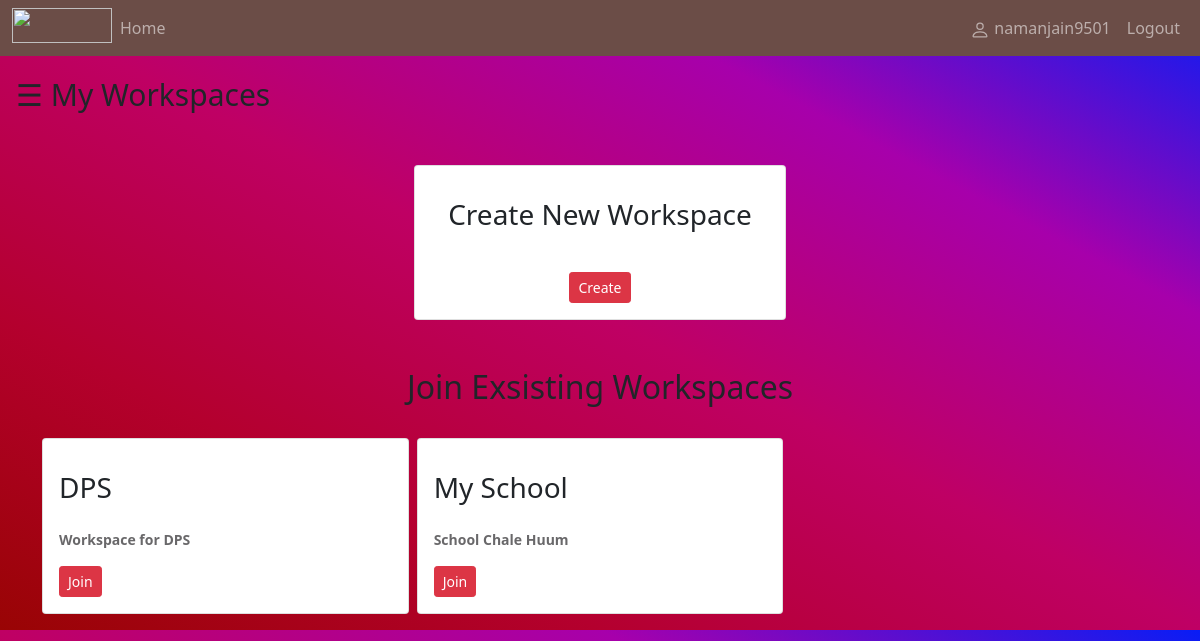
Page /front/ (signed in) on the earlier database version.
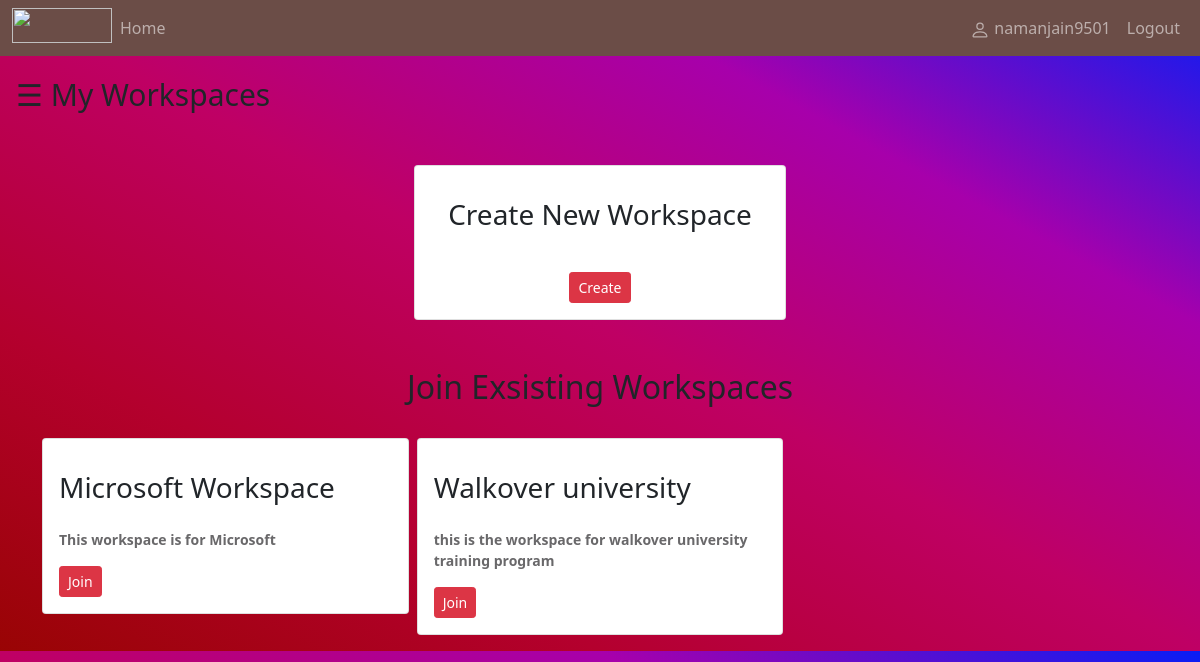
Same page on the later database version.
### docplatform/models.py (models this page shows, shortened)
class Workspace(models.Model):
    name =  models.CharField(max_length=100)
    admin = models.ForeignKey(settings.AUTH_USER_MODEL, on_delete=models.CASCADE, related_name='+')
    desc = models.TextField()

### docplatform/views.py (the view)
# urls.py: path('front/', views.front, name="front"),
def front(request):
    workspace_list = Workspace.objects.all()
    workspace_joined = request.user.workspace
    return render(request,'front.html', {'workspace_list':workspace_list,'workspace_joined':workspace_joined})

### docplatform/models.py (called while the page is built)
    def __str__(self):
        return self.username

### docplatform/templates/front.html (shortened to what this page needs)
{% extends 'base2.html' %}
{% block content %}
<div id="main">
    <span style="font-size:30px;cursor:pointer" onclick="openNav()">&#9776; My Workspaces</span>
<div class="container mt-5">
    <div class="row g-2">
        <center>
        <div class="col-md-4">
            <div class="card p-3">
                    <h3 class="mt-3 text-truncate">Create New Workspace</h3>
                    <div class="d-block mt-3"> <a href="{% url 'create' %}" class=" btn btn-danger btn-sm btn-block">Create</a> </div>
                </div>
            </div>
        </div>
    </div>
<div class="container mt-5">
    <center><h2>Join Exsisting Workspaces</h2></center>
    <div class="row g-2">
        {% for i in workspace_list %}
        {%  if i not in request.user.workspace.all %}
        <div class="col-md-4">
            <div class="card p-3">
                    <h3 class="mt-3 text-truncate">{{i.name}}</h3> <span class="text justify-content mt-3">{{i.desc}}</span>
                    <div class="d-block mt-3"> <a href="{% url 'join' i.id %}" class=" btn btn-danger btn-sm btn-block">Join</a> </div>
            </div>
        </div>
        {% endif %}
        {% endfor %}
    </div>
</div>
</div>
{% endblock %}

Differences in the rows shown:
no longer on this page (row unchanged): Workspace: name "DPS", desc "Workspace for DPS"
no longer on this page (row unchanged): Workspace: name "My School", desc "School Chale Huum"
added Workspace: name "Microsoft Workspace", desc "This workspace is for Microsoft"
added Workspace: name "Walkover university", desc "this is the workspace for walkover university training program"
